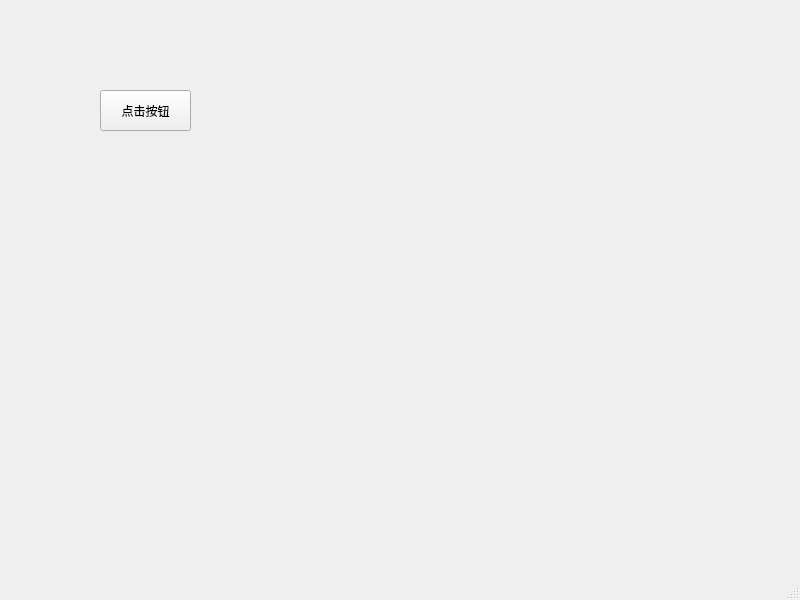
<?xml version="1.0" encoding="UTF-8"?>
<ui version="4.0">
 <class>MainWindow</class>
 <widget class="QMainWindow" name="MainWindow">
  <property name="geometry">
   <rect>
    <x>0</x>
    <y>0</y>
    <width>800</width>
    <height>600</height>
   </rect>
  </property>
  <property name="windowTitle">
   <string>MainWindow</string>
  </property>
  <widget class="QWidget" name="centralwidget">
   <widget class="QPushButton" name="pushButton">
    <property name="geometry">
     <rect>
      <x>100</x>
      <y>90</y>
      <width>91</width>
      <height>41</height>
     </rect>
    </property>
    <property name="text">
     <string>点击按钮</string>
    </property>
   </widget>
  </widget>
  <widget class="QMenuBar" name="menubar">
   <property name="geometry">
    <rect>
     <x>0</x>
     <y>0</y>
     <width>800</width>
     <height>21</height>
    </rect>
   </property>
  </widget>
  <widget class="QStatusBar" name="statusbar"/>
 </widget>
 <resources/>
 <connections/>
</ui>
